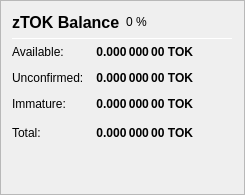
                   <widget class="QFrame" name="frame_ZerocoinBalances">
                    <property name="frameShape">
                     <enum>QFrame::StyledPanel</enum>
                    </property>
                    <property name="frameShadow">
                     <enum>QFrame::Raised</enum>
                    </property>
                    <layout class="QVBoxLayout" name="verticalLayout_7">
                     <item>
                      <layout class="QHBoxLayout" name="horizontalLayout_8" stretch="0,0,0">
                       <item>
                        <widget class="QLabel" name="label_5z_3">
                         <property name="minimumSize">
                          <size>
                           <width>0</width>
                           <height>20</height>
                          </size>
                         </property>
                         <property name="font">
                          <font>
                           <pointsize>12</pointsize>
                           <weight>75</weight>
                           <bold>true</bold>
                          </font>
                         </property>
                         <property name="text">
                          <string>zTOK Balance</string>
                         </property>
                        </widget>
                       </item>
                       <item>
                        <widget class="QLabel" name="labelzTOKPercent">
                         <property name="text">
                          <string notr="true">0 %</string>
                         </property>
                        </widget>
                       </item>
                       <item>
                        <spacer name="horizontalSpacer_11">
                         <property name="orientation">
                          <enum>Qt::Horizontal</enum>
                         </property>
                         <property name="sizeHint" stdset="0">
                          <size>
                           <width>40</width>
                           <height>20</height>
                          </size>
                         </property>
                        </spacer>
                       </item>
                      </layout>
                     </item>
                     <item>
                      <widget class="Line" name="line_ZerocoinBalance">
                       <property name="minimumSize">
                        <size>
                         <width>0</width>
                         <height>1</height>
                        </size>
                       </property>
                       <property name="maximumSize">
                        <size>
                         <width>16777215</width>
                         <height>1</height>
                        </size>
                       </property>
                       <property name="orientation">
                        <enum>Qt::Horizontal</enum>
                       </property>
                      </widget>
                     </item>
                     <item>
                      <layout class="QGridLayout" name="gridLayout_5">
                       <property name="spacing">
                        <number>12</number>
                       </property>
                       <item row="1" column="0">
                        <widget class="QLabel" name="labelzBalanceMatureText">
                         <property name="toolTip">
                          <string>Mature: more than 20 confirmation and more than 1 mint of the same denomination after it was minted.
These zTOK are spendable.</string>
                         </property>
                         <property name="text">
                          <string>Available:</string>
                         </property>
                        </widget>
                       </item>
                       <item row="1" column="1">
                        <widget class="QLabel" name="labelzBalanceMature">
                         <property name="font">
                          <font>
                           <weight>75</weight>
                           <bold>true</bold>
                          </font>
                         </property>
                         <property name="toolTip">
                          <string>Mature: more than 20 confirmation and more than 1 mint of the same denomination after it was minted.
These zTOK are spendable.</string>
                         </property>
                         <property name="text">
                          <string notr="true">0.000 000 00 TOK</string>
                         </property>
                         <property name="alignment">
                          <set>Qt::AlignRight|Qt::AlignTrailing|Qt::AlignVCenter</set>
                         </property>
                        </widget>
                       </item>
                       <item row="2" column="0">
                        <widget class="QLabel" name="labelzBalanceUnconfirmedText">
                         <property name="toolTip">
                          <string>Unconfirmed: less than 20 confirmations
Immature: confirmed, but less than 1 mint of the same denomination after it was minted</string>
                         </property>
                         <property name="text">
                          <string>Unconfirmed:</string>
                         </property>
                        </widget>
                       </item>
                       <item row="2" column="1">
                        <widget class="QLabel" name="labelzBalanceUnconfirmed">
                         <property name="font">
                          <font>
                           <weight>75</weight>
                           <bold>true</bold>
                          </font>
                         </property>
                         <property name="toolTip">
                          <string>Unconfirmed: less than 20 confirmations
Immature: confirmed, but less than 1 mint of the same denomination after it was minted</string>
                         </property>
                         <property name="text">
                          <string notr="true">0.000 000 00 TOK</string>
                         </property>
                         <property name="alignment">
                          <set>Qt::AlignRight|Qt::AlignTrailing|Qt::AlignVCenter</set>
                         </property>
                        </widget>
                       </item>
                       <item row="3" column="0">
                        <widget class="QLabel" name="labelzBalanceImmatureText">
                         <property name="toolTip">
                          <string>Unconfirmed: less than 20 confirmations
Immature: confirmed, but less than 1 mint of the same denomination after it was minted</string>
                         </property>
                         <property name="text">
                          <string>Immature:</string>
                         </property>
                        </widget>
                       </item>
                       <item row="3" column="1">
                        <widget class="QLabel" name="labelzBalanceImmature">
                         <property name="font">
                          <font>
                           <weight>75</weight>
                           <bold>true</bold>
                          </font>
                         </property>
                         <property name="toolTip">
                          <string>Unconfirmed: less than 20 confirmations
Immature: confirmed, but less than 1 mint of the same denomination after it was minted</string>
                         </property>
                         <property name="text">
                          <string notr="true">0.000 000 00 TOK</string>
                         </property>
                         <property name="alignment">
                          <set>Qt::AlignRight|Qt::AlignTrailing|Qt::AlignVCenter</set>
                         </property>
                        </widget>
                       </item>
                       <item row="4" column="0">
                        <widget class="QLabel" name="labelzBalanceText">
                         <property name="toolTip">
                          <string>Your current zTOK balance, unconfirmed and immature zTOK included.</string>
                         </property>
                         <property name="text">
                          <string>Total:</string>
                         </property>
                        </widget>
                       </item>
                       <item row="4" column="1">
                        <widget class="QLabel" name="labelzBalance">
                         <property name="font">
                          <font>
                           <weight>75</weight>
                           <bold>true</bold>
                          </font>
                         </property>
                         <property name="cursor">
                          <cursorShape>IBeamCursor</cursorShape>
                         </property>
                         <property name="toolTip">
                          <string>Your current zTOK balance, unconfirmed and immature zTOK included.</string>
                         </property>
                         <property name="text">
                          <string notr="true">0.000 000 00 TOK</string>
                         </property>
                         <property name="alignment">
                          <set>Qt::AlignRight|Qt::AlignTrailing|Qt::AlignVCenter</set>
                         </property>
                         <property name="textInteractionFlags">
                          <set>Qt::LinksAccessibleByMouse|Qt::TextSelectableByKeyboard|Qt::TextSelectableByMouse</set>
                         </property>
                        </widget>
                       </item>
                       <item row="4" column="2">
                        <spacer name="horizontalSpacer_4">
                         <property name="orientation">
                          <enum>Qt::Horizontal</enum>
                         </property>
                         <property name="sizeHint" stdset="0">
                          <size>
                           <width>40</width>
                           <height>20</height>
                          </size>
                         </property>
                        </spacer>
                       </item>
                      </layout>
                     </item>
                     <item>
                      <spacer name="verticalSpacer_4">
                       <property name="orientation">
                        <enum>Qt::Vertical</enum>
                       </property>
                       <property name="sizeHint" stdset="0">
                        <size>
                         <width>20</width>
                         <height>40</height>
                        </size>
                       </property>
                      </spacer>
                     </item>
                    </layout>
                   </widget>
